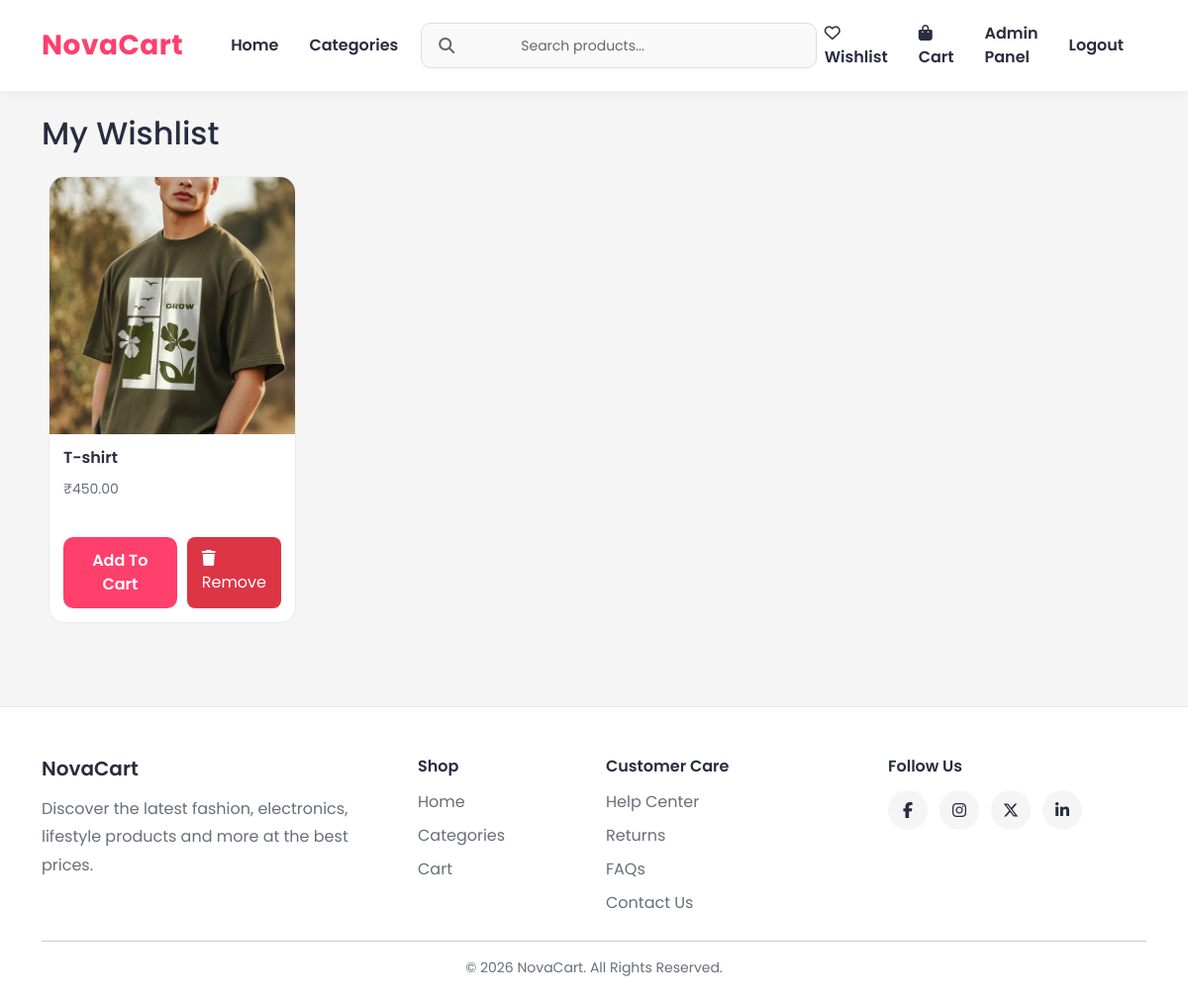
Screenshot of /cart/wishlist/ (signed in) with the database file from the repository.
### order/models.py (models this page shows, shortened)
class Wishlist(models.Model):
    user = models.ForeignKey(
        User,
        on_delete=models.CASCADE
    )
    product = models.ForeignKey(
        Product,
        on_delete=models.CASCADE
    )
    created_at = models.DateTimeField(
        auto_now_add=True
    )
    class Meta:
        unique_together = (
            'user',
            'product'
        )

### store/models.py (models this page shows, shortened)
class Product(models.Model):
    category = models.ForeignKey(
        Categories,
        on_delete=models.CASCADE
    )
    subcategory = models.ForeignKey(
        SubCategory,
        on_delete=models.CASCADE,
        null=True,
        blank=True
    )
    name = models.CharField(max_length=255)
    description = models.TextField()
    price = models.DecimalField(max_digits=10, decimal_places=2)
    image = models.ImageField(upload_to='product_images/')
    stock = models.PositiveIntegerField(default=0)

### order/views.py (the view)
@login_required
def wishlist(request):
    wishlist_items = Wishlist.objects.filter(
        user=request.user
    )
    return render(
        request,
        'wishlist.html',
        {
            'wishlist_items': wishlist_items
        }
    )

### store/context_processors.py (called while the page is built)
def categories_processor(request):
    return {
        'categories': Categories.objects.all()
    }

### templates/wishlist.html
{% extends 'base.html' %}
{% block content %}
<h2 class="mb-4">
    My Wishlist
</h2>
<div class="products-grid">
    {% for item in wishlist_items %}
    <div class="shop-product-card">
        <div class="shop-product-image">
            <img
                src="{{ item.product.image.url }}"
                alt="{{ item.product.name }}"
            >
        </div>
        <div class="shop-product-content">
    <h5>{{ item.product.name }}</h5>
    <p>₹{{ item.product.price }}</p>
    <div class="wishlist-actions">
        <a href="{% url 'add_to_cart' item.product.id %}"
           class="add-cart-btn">
            Add To Cart
        </a>
        <a href="{% url 'remove_from_wishlist' item.product.id %}"
           class="remove-wishlist-btn">
            <i class="fas fa-trash"></i>
            Remove
        </a>
    </div>
</div>
    </div>
    {% empty %}
    <h4>
        Your wishlist is empty.
    </h4>
    {% endfor %}
</div>
{% endblock %}

### static/css/style.css (style rules this page uses)
* { margin:0; padding:0; box-sizing:border-box; }
body { font-family:'Poppins',sans-serif; background:#f5f5f6; color:#282c3f; min-height:100vh; }
a { text-decoration:none; }
img { max-width:100%; }
.products-grid { justify-content:center; display:grid; grid-template-columns: repeat(auto-fill,minmax(220px,1fr)); gap:20px; }
.shop-product-card { background:#ffffff; border:1px solid #ececec; border-radius:16px; overflow:hidden; transition:0.3s; max-width:250px; margin:auto; }
.shop-product-image { height:260px; overflow:hidden; background:#fafafa; }
.shop-product-image img { width:100%; height:100%; object-fit:cover; transition:0.4s; }
.shop-product-content { padding:14px; }
.shop-product-content h5 { font-size:16px; font-weight:600; color:#282c3f; margin-bottom:10px; }
.shop-product-content p { color:#696e79; font-size:14px; line-height:1.6; min-height:45px; margin-bottom:15px; }
.add-cart-btn { display:block; width:100%; text-align:center; background:#ff3f6c; color:white; padding:12px; border-radius:10px; font-weight:600; transition:0.3s; }
.wishlist-actions { display:flex; gap:10px; margin-top:15px; }
.remove-wishlist-btn { background:#dc3545; color:white; padding:10px 15px; border-radius:8px; transition:.3s; }

### rows the page displays
Wishlist: product.image (picture), product.name "T-shirt", product.price "450.00"
